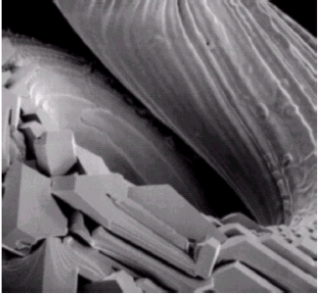
#> input picture opencv_laplacian/pic1.PNG, 320 x 294 px, found by its file name
$ python filter2D.py
#> lines starting #> are read from the running program, lines starting #| are printed output that depends on the picture
import cv2 as cv
import numpy as np
from scipy import ndimage

img = cv.imread('pic1.png',cv.IMREAD_GRAYSCALE)
#> img: shape (294, 320); min 0, max 255, mean 103.2
ddept = -1
kerrne_size = 3
filter_laplacian1 = np.array([[0,-1,0],[-1,4,-1],[0,-1,0]],np.float32)
filter_laplacian2 = np.array([[-1,-1,-1],[-1,8,-1],[-1,-1,-1]],np.float32)
filter_sobel1 = np.array([[-1,-2,-1],[0,0,0],[1,2,1]],np.float32)
filter_sobel2 = np.array([[-1,0, 1],[-2,0,2],[-1,0,1]],np.float32)

img1 = cv.filter2D(img,ddept,filter_laplacian1)
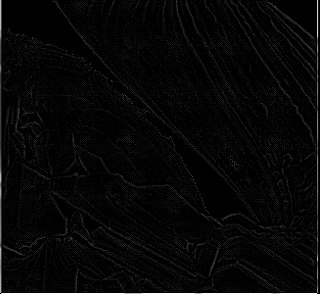
#> img1: shape (294, 320); min 0, max 255, mean 6.3
# [4 lines of commented-out code are left out]

img2 = ndimage.convolve(img,filter_laplacian2)
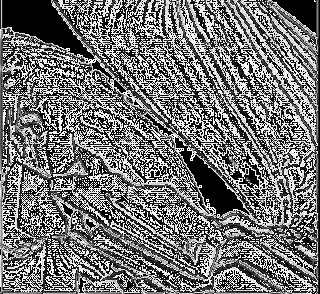
#> img2: shape (294, 320); min 0, max 255, mean 116.1
img3= img+img1
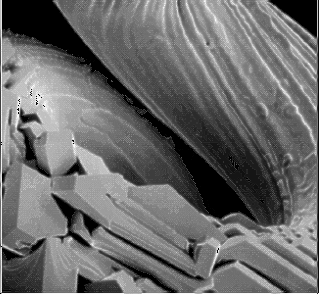
#> img3: shape (294, 320); min 0, max 255, mean 106.2
# unshape_masking = img - img2
cv.imshow('input',img)
cv.imshow('output1',img1)
cv.imshow('output2',img2)
# cv.imshow('output3',img3)
# cv.imshow('unshape',unshape_masking)


cv.waitKey(0)
cv.destroyAllWindows()

$ run again, with opencv_laplacian/map1.PNG copied over opencv_laplacian/pic1.PNG
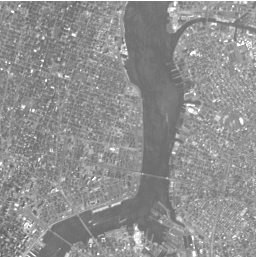
#> input picture opencv_laplacian/map1.PNG, 258 x 257 px, found by its file name
#> img is the input picture: shape (257, 258); min 91, max 255, mean 145
#> `img2 = ndimage.convolve(img,filter_laplacian2)`:
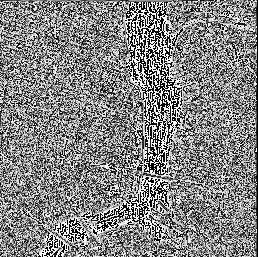
#> img2: shape (257, 258); min 0, max 255, mean 132.3
#> `img3= img+img1`:
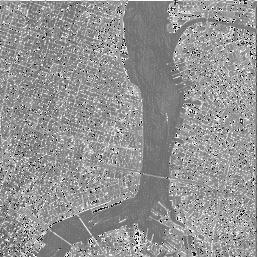
#> img3: shape (257, 258); min 0, max 255, mean 147.7

$ run again, with opencv_laplacian/moon.tif saved as opencv_laplacian/pic1.PNG
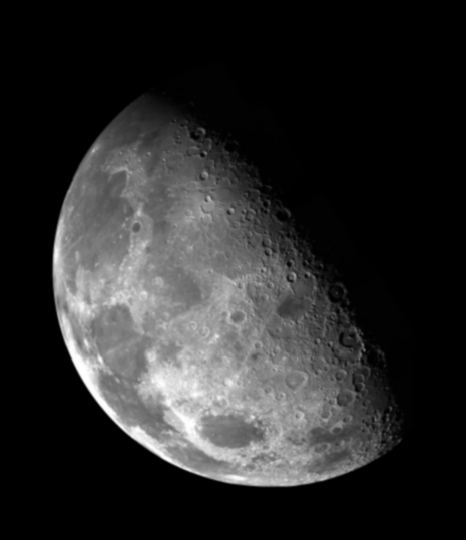
#> input picture opencv_laplacian/moon.tif, 466 x 540 px, found by its file name
#> img is the input picture: shape (540, 466); min 0, max 254, mean 42.7
#> `img1 = cv.filter2D(img,ddept,filter_laplacian1)`:
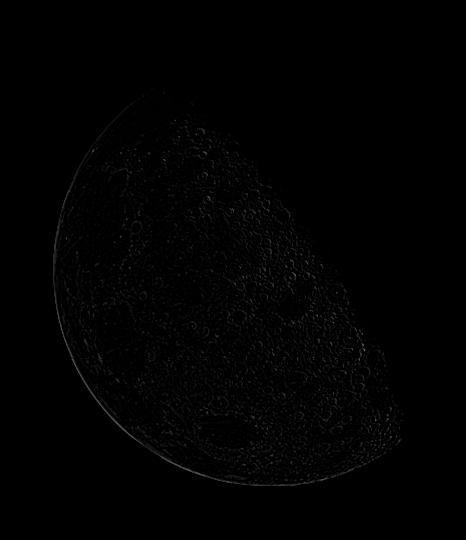
#> img1: shape (540, 466); min 0, max 106, mean 1.5
#> `img2 = ndimage.convolve(img,filter_laplacian2)`:
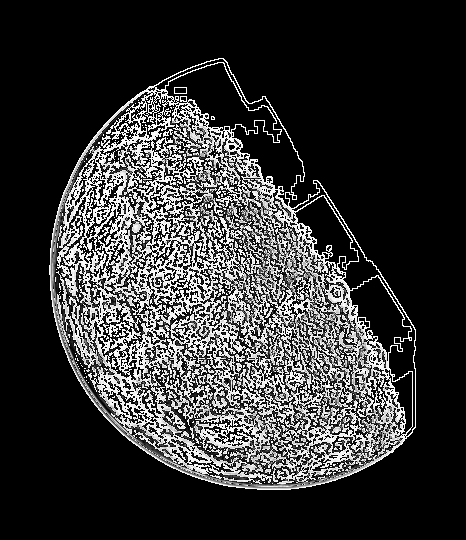
#> img2: shape (540, 466); min 0, max 255, mean 53.1
